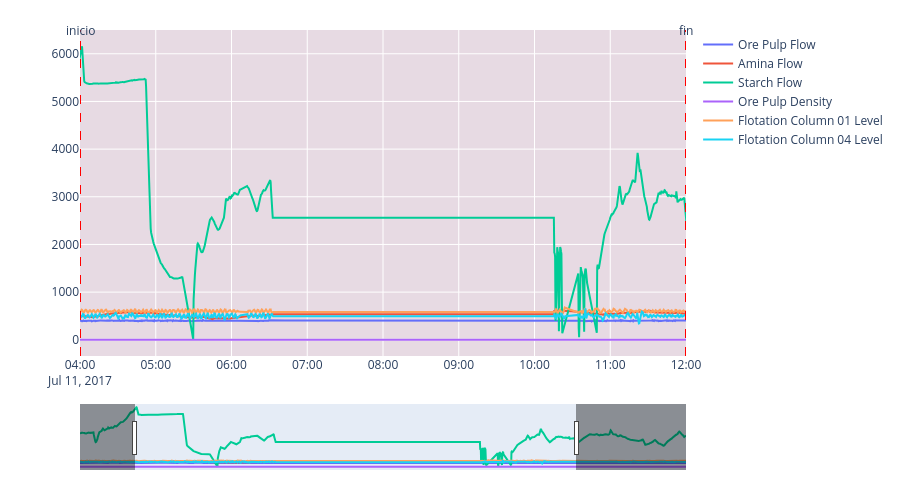

The cell this chart's notebook holds for it:
### Code cell
# Zoom a la ventana concreta del 11 de julio, con margen de contexto
explorer.goto('2017-07-11 04:00:00', '2017-07-11 12:00:00', pad_frac=0.0, discretize=True)

### Figure 1 — Plotly figure (JSON) as saved in the notebook; plotly's stock layout.template omitted (floating-point values rounded to 4 significant figures; data arrays with more than 128 entries replaced by an {"elided": "..."} marker saying what was removed)
{"data": [{"mode": "lines", "name": "Ore Pulp Flow", "type": "scatter", "x": {"elided": "1980 str values"}, "y": {"elided": "1980 float values"}}, {"mode": "lines", "name": "Amina Flow", "type": "scatter", "x": {"elided": "1980 str values"}, "y": {"elided": "1980 float values"}}, {"mode": "lines", "name": "Starch Flow", "type": "scatter", "x": {"elided": "1980 str values"}, "y": {"elided": "1980 float values"}}, {"mode": "lines", "name": "Ore Pulp Density", "type": "scatter", "x": {"elided": "1980 str values"}, "y": {"elided": "1980 float values"}}, {"mode": "lines", "name": "Flotation Column 01 Level", "type": "scatter", "x": {"elided": "1980 str values"}, "y": {"elided": "1980 float values"}}, {"mode": "lines", "name": "Flotation Column 04 Level", "type": "scatter", "x": {"elided": "1980 str values"}, "y": {"elided": "1980 float values"}}], "layout": {"annotations": [{"showarrow": false, "text": "inicio", "x": "2017-07-11T04:00:00", "xref": "x", "y": 1, "yref": "paper", "yshift": 10}, {"showarrow": false, "text": "fin", "x": "2017-07-11T12:00:00", "xref": "x", "y": 1, "yref": "paper", "yshift": 10}], "height": 500, "margin": {"b": 30, "t": 30}, "shapes": [{"fillcolor": "red", "layer": "below", "line": {"width": 0}, "opacity": 0.08, "type": "rect", "x0": "2017-07-11T04:00:00", "x1": "2017-07-11T12:00:00", "xref": "x", "y0": 0, "y1": 1, "yref": "paper"}, {"line": {"color": "red", "dash": "dash"}, "type": "line", "x0": "2017-07-11T04:00:00", "x1": "2017-07-11T04:00:00", "xref": "x", "y0": 0, "y1": 1, "yref": "paper"}, {"line": {"color": "red", "dash": "dash"}, "type": "line", "x0": "2017-07-11T12:00:00", "x1": "2017-07-11T12:00:00", "xref": "x", "y0": 0, "y1": 1, "yref": "paper"}], "xaxis": {"range": ["2017-07-11T04:00:00", "2017-07-11T12:00:00"], "rangeslider": {"visible": true}}}}
